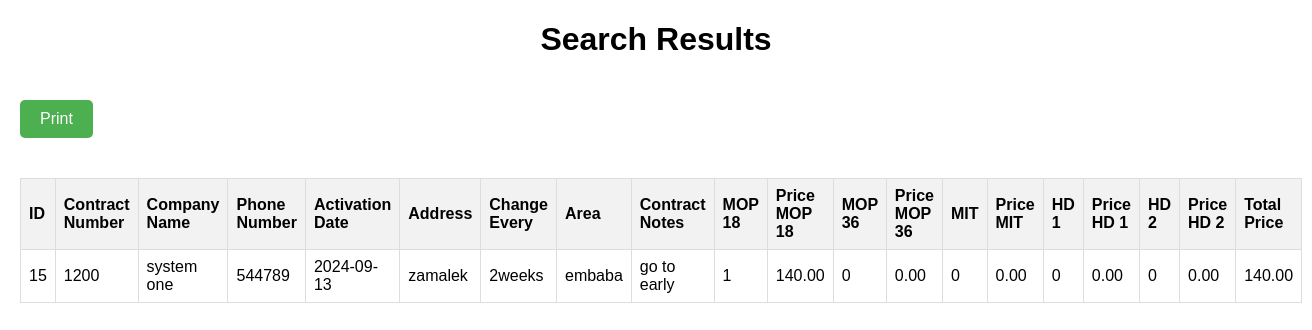
The app's page /companys/report_results.php with its own data.
### tables this page shows
CREATE TABLE `company` (
  `id` int(11) NOT NULL,
  `contract_number` varchar(255) NOT NULL,
  `company_name` varchar(255) NOT NULL,
  `phone_number` varchar(255) NOT NULL,
  `activation_date` date NOT NULL,
  `address` text NOT NULL,
  `change_every` varchar(255) NOT NULL,
  `area` varchar(255) NOT NULL,
  `contract_notes` varchar(255) NOT NULL,
  `mop_18` int(11) NOT NULL,
  `price_mop_18` decimal(10,2) NOT NULL,
  `mop_36` int(11) NOT NULL,
  `price_mop_36` decimal(10,2) NOT NULL,
  `mit` int(11) NOT NULL,
  `price_mit` decimal(10,2) NOT NULL,
  `hd_1` int(11) NOT NULL,
  `price_hd_1` decimal(10,2) NOT NULL,
  `hd_2` int(11) NOT NULL,
  `price_hd_2` decimal(10,2) NOT NULL,
  `total_price` decimal(10,2) NOT NULL
);

### companys/report_results.php (the view, shortened to what this page needs)
<?php
include '../db.php';
$results = [];
$sql = 'SELECT * FROM company WHERE 1=1';
$result = $conn->query($sql);
if ($result) {
    $results = $result->fetch_all(MYSQLI_ASSOC);
} else {
    echo 'Error: ' . $conn->error;
}
?>
<!DOCTYPE html>
<html lang="en">
<head>
    <link rel="stylesheet" href="companys/styles.css">
</head>
<body>
    <h1>Search Results</h1>
    <button class="print-button" onclick="printPage()">Print</button>
    <?php if (!empty($results)): ?>
        <table border="1">
            <thead>
                <tr>
                    <th>ID</th>
                    <th>Contract Number</th>
                    <th>Company Name</th>
                    <th>Phone Number</th>
                    <th>Activation Date</th>
                    <th>Address</th>
                    <th>Change Every</th>
                    <th>Area</th>
                    <th>Contract Notes</th>
                    <th>MOP 18</th>
                    <th>Price MOP 18</th>
                    <th>MOP 36</th>
                    <th>Price MOP 36</th>
                    <th>MIT</th>
                    <th>Price MIT</th>
                    <th>HD 1</th>
                    <th>Price HD 1</th>
                    <th>HD 2</th>
                    <th>Price HD 2</th>
                    <th>Total Price</th>
                </tr>
            </thead>
            <tbody>
                <?php foreach ($results as $row): ?>
                    <tr>
                        <td><?php echo htmlspecialchars($row['id']); ?></td>
                        <td><?php echo htmlspecialchars($row['contract_number']); ?></td>
                        <td><?php echo htmlspecialchars($row['company_name']); ?></td>
                        <td><?php echo htmlspecialchars($row['phone_number']); ?></td>
                        <td><?php echo htmlspecialchars($row['activation_date']); ?></td>
                        <td><?php echo htmlspecialchars($row['address']); ?></td>
                        <td><?php echo htmlspecialchars($row['change_every']); ?></td>
                        <td><?php echo htmlspecialchars($row['area']); ?></td>
                        <td><?php echo htmlspecialchars($row['contract_notes']); ?></td>
                        <td><?php echo htmlspecialchars($row['mop_18']); ?></td>
                        <td><?php echo htmlspecialchars($row['price_mop_18']); ?></td>
                        <td><?php echo htmlspecialchars($row['mop_36']); ?></td>
                        <td><?php echo htmlspecialchars($row['price_mop_36']); ?></td>
                        <td><?php echo htmlspecialchars($row['mit']); ?></td>
                        <td><?php echo htmlspecialchars($row['price_mit']); ?></td>
                        <td><?php echo htmlspecialchars($row['hd_1']); ?></td>
                        <td><?php echo htmlspecialchars($row['price_hd_1']); ?></td>
                        <td><?php echo htmlspecialchars($row['hd_2']); ?></td>
                        <td><?php echo htmlspecialchars($row['price_hd_2']); ?></td>
                        <td><?php echo htmlspecialchars($row['total_price']); ?></td>
                    </tr>
                <?php endforeach; ?>
            </tbody>
        </table>
    <?php else: ?>
        <p>No results found.</p>
    <?php endif; ?>
</body>
</html>

### companys/styles.css (style rules this page uses)
body { font-family: Arial, sans-serif; margin: 20px; }
h1 { text-align: center; }
button { padding: 10px 15px; background-color: #007bff; color: white; border: none; border-radius: 4px; cursor: pointer; }
table { width: 100%; border-collapse: collapse; margin-top: 20px; }
table, th, td { border: 1px solid #ddd; }
th, td { padding: 8px; text-align: left; }
thead { background-color: #f2f2f2; }

### companys/report_results.php (style rules this page uses)
.print-button { margin: 20px 0; padding: 10px 20px; font-size: 16px; cursor: pointer; background-color: #4CAF50; color: white; border: none; border-radius: 5px; }

### records on screen
company: id "15", contract_number "1200", company_name "system one", phone_number "544789", activation_date "2024-09-13", address "zamalek", change_every "2weeks", area "embaba", contract_notes "go to early", mop_18 "1", price_mop_18 "140.00", mop_36 "0", price_mop_36 "0.00", mit "0", price_mit "0.00", hd_1 "0", price_hd_1 "0.00", hd_2 "0", price_hd_2 "0.00", total_price "140.00"
